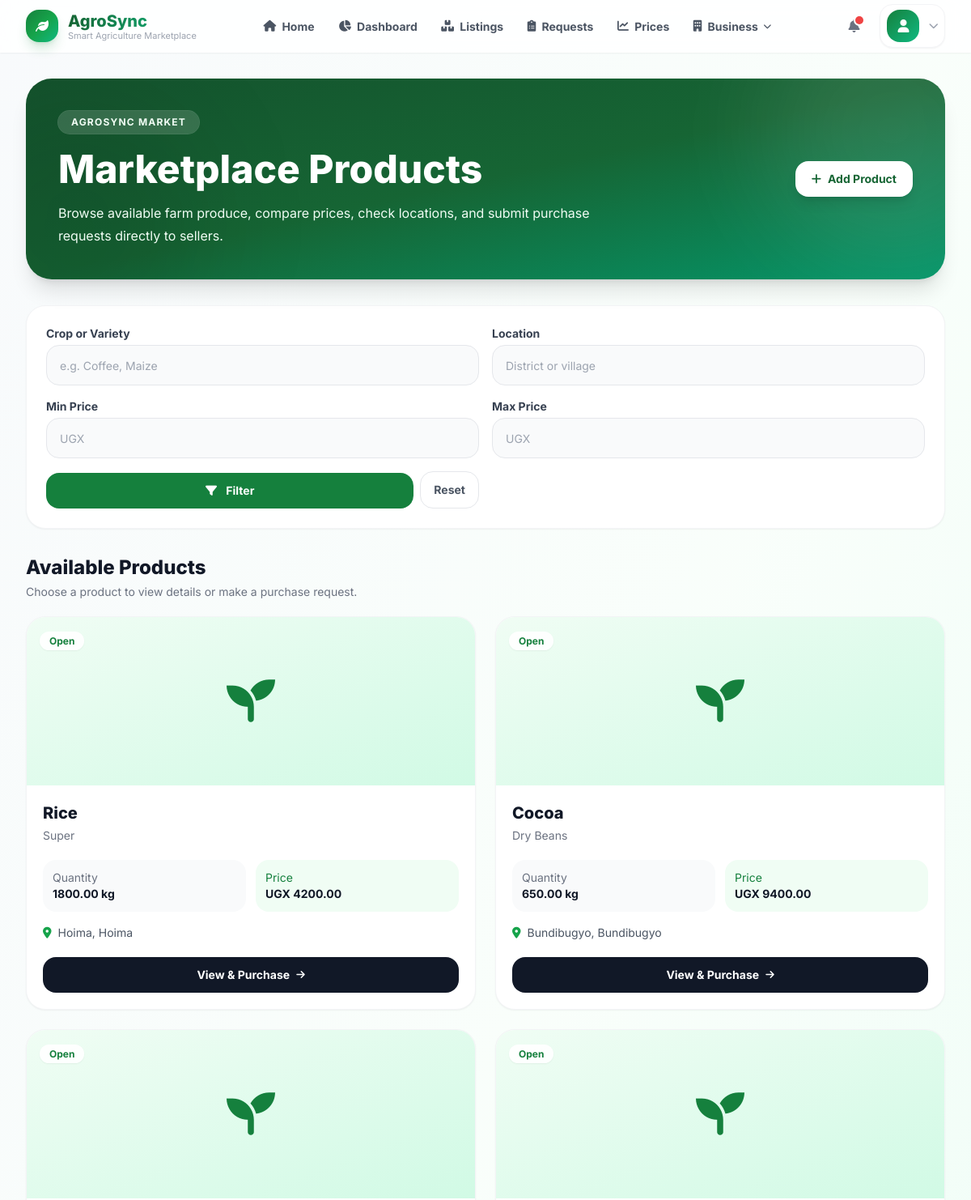
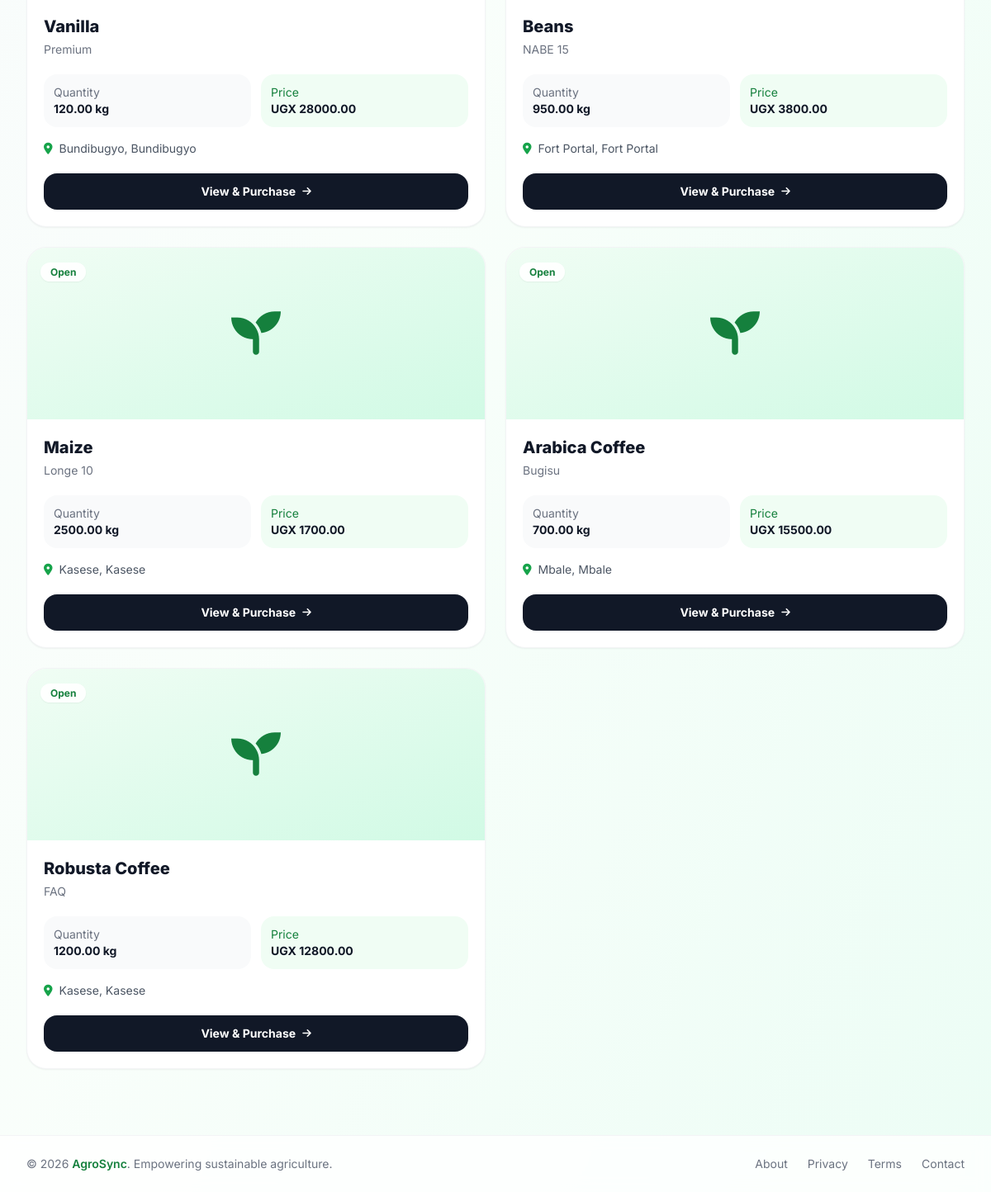
The page /marketplace/listings/ (signed in) on the database its author committed (2 pictures, top to bottom).
### marketplace/models.py (models this page shows, shortened)
class ProduceListing(BaseModel):
    farmer = models.ForeignKey(
        settings.AUTH_USER_MODEL,
        on_delete=models.CASCADE,
        related_name="produce_listings"
    )
    farm = models.ForeignKey(
        Farm,
        on_delete=models.SET_NULL,
        null=True,
        blank=True,
        related_name="produce_listings"
    )
    crop_name = models.CharField(max_length=100)
    variety = models.CharField(max_length=100, blank=True, null=True)
    quality = models.CharField(max_length=100, blank=True, null=True)
    quantity = models.DecimalField(max_digits=12, decimal_places=2)
    unit = models.CharField(max_length=20, default="kg")
    expected_price = models.DecimalField(max_digits=12, decimal_places=2, blank=True, null=True)
    district = models.CharField(max_length=100)
    subcounty = models.CharField(max_length=100, blank=True, null=True)
    village = models.CharField(max_length=100, blank=True, null=True)
    latitude = models.DecimalField(max_digits=10, decimal_places=7, blank=True, null=True)
    longitude = models.DecimalField(max_digits=10, decimal_places=7, blank=True, null=True)
    available_from = models.DateField(blank=True, null=True)
    status = models.CharField(
        max_length=20,
        choices=ListingStatusChoices.choices,
        default=ListingStatusChoices.DRAFT
    )
    description = models.TextField(blank=True, null=True)
    class Meta:
        ordering = ["-created_at"]

### marketplace/views.py (the view)
# urls.py: path("listings/", views.listing_list, name="listing_list"),
@login_required
def listing_list(request):
    listings = ProduceListing.objects.filter(status="open").order_by("-created_at")
    search = request.GET.get("q")
    location = request.GET.get("location")
    min_price = request.GET.get("min_price")
    max_price = request.GET.get("max_price")
    if search:
        listings = listings.filter(
            Q(crop_name__icontains=search) |
            Q(variety__icontains=search) |
            Q(description__icontains=search)
        )
    if location:
        listings = listings.filter(
            Q(district__icontains=location) |
            Q(subcounty__icontains=location) |
            Q(village__icontains=location)
        )
    if min_price:
        listings = listings.filter(expected_price__gte=min_price)
    if max_price:
        listings = listings.filter(expected_price__lte=max_price)
    return render(request, "marketplace/listing_list.html", {"listings": listings})

### templates/marketplace/listing_list.html (shortened to what this page needs)
{% extends "base.html" %}
{% block content %}
<div class="space-y-8">
    <section class="relative overflow-hidden rounded-[32px] bg-gradient-to-br from-green-900 via-green-800 to-emerald-600 p-6 sm:p-8 lg:p-10 text-white shadow-xl">
        <div class="absolute -bottom-24 -left-24 h-80 w-80 rounded-full bg-black/10 blur-3xl"></div>
        <div class="relative flex flex-col lg:flex-row lg:items-center lg:justify-between gap-8">
            <div class="max-w-3xl">
                <span class="inline-flex rounded-full bg-white/15 px-4 py-1.5 text-xs font-bold uppercase tracking-widest text-green-50 ring-1 ring-white/20">
                    AgroSync Market
                </span>
                <h1 class="mt-5 text-3xl sm:text-4xl lg:text-5xl font-extrabold leading-tight">
                    Marketplace Products
                </h1>
                <p class="mt-4 max-w-2xl text-green-50 leading-7">
                    Browse available farm produce, compare prices, check locations,
                    and submit purchase requests directly to sellers.
                </p>
            </div>
            {% if request.user.account_type != "guest" %}
                <a href="{% url 'marketplace:listing_create' %}"
                   class="inline-flex items-center justify-center gap-2 rounded-2xl bg-white px-5 py-3 text-sm font-bold text-green-800 shadow-lg hover:bg-green-50 hover:-translate-y-0.5 transition">
                    <i class="fas fa-plus"></i>
                    Add Product
                </a>
            {% endif %}
        </div>
    </section>
    <section class="rounded-3xl border border-gray-100 bg-white p-5 sm:p-6 shadow-sm">
        <form method="get" class="grid grid-cols-1 md:grid-cols-2 xl:grid-cols-5 gap-4">
            <div>
                <label class="block text-sm font-bold text-gray-700 mb-1">
                    Crop or Variety
                </label>
                <input type="text"
                       name="q"
                       value="{{ request.GET.q }}"
                       placeholder="e.g. Coffee, Maize"
                       class="filter-input">
            </div>
            <div>
                <label class="block text-sm font-bold text-gray-700 mb-1">
                    Location
                </label>
                <input type="text"
                       name="location"
                       value="{{ request.GET.location }}"
                       placeholder="District or village"
                       class="filter-input">
            </div>
            <div>
                <label class="block text-sm font-bold text-gray-700 mb-1">
                    Min Price
                </label>
                <input type="number"
                       name="min_price"
                       value="{{ request.GET.min_price }}"
                       placeholder="UGX"
                       class="filter-input">
            </div>
            <div>
                <label class="block text-sm font-bold text-gray-700 mb-1">
                    Max Price
                </label>
                <input type="number"
                       name="max_price"
                       value="{{ request.GET.max_price }}"
                       placeholder="UGX"
                       class="filter-input">
            </div>
            <div class="flex items-end gap-2">
                <button class="flex-1 rounded-2xl bg-green-700 px-5 py-3 text-sm font-bold text-white hover:bg-green-800 transition">
                    <i class="fas fa-filter mr-2"></i>
                    Filter
                </button>
                <a href="{% url 'marketplace:listing_list' %}"
                   class="rounded-2xl border border-gray-200 px-4 py-3 text-sm font-bold text-gray-600 hover:bg-gray-50 transition">
                    Reset
                </a>
            </div>
        </form>
    </section>
    <section>
        <div class="flex items-center justify-between mb-5">
            <div>
                <h2 class="text-2xl font-extrabold text-gray-900">
                    Available Products
                </h2>
                <p class="text-sm text-gray-500 mt-1">
                    Choose a product to view details or make a purchase request.
                </p>
            </div>
        </div>
        <div class="grid grid-cols-1 gap-6 md:grid-cols-2 xl:grid-cols-3">
            {% for listing in listings %}
                <article class="group overflow-hidden rounded-3xl border border-gray-100 bg-white shadow-sm transition hover:-translate-y-1 hover:shadow-xl">
                    <div class="relative h-52 bg-gradient-to-br from-green-50 to-emerald-100 overflow-hidden">
                        {% with first_image=listing.images.first %}
                            {% if first_image %}
                                <img src="{{ first_image.image.url }}"
                                     alt="{{ listing.crop_name }}"
                                     class="h-full w-full object-cover transition duration-500 group-hover:scale-105">
                            {% else %}
                                <div class="flex h-full items-center justify-center text-green-700">
                                    <i class="fas fa-seedling text-6xl"></i>
                                </div>
                            {% endif %}
                        {% endwith %}
                        <div class="absolute left-4 top-4">
                            <span class="rounded-full bg-white/90 backdrop-blur px-3 py-1 text-xs font-bold capitalize text-green-700 shadow-sm">
                                {{ listing.status }}
                            </span>
                        </div>
                    </div>
                    <div class="p-5">
                        <div class="flex items-start justify-between gap-3">
                            <div>
                                <h3 class="text-xl font-extrabold text-gray-900">
                                    {{ listing.crop_name }}
                                </h3>
                                <p class="text-sm text-gray-500 mt-1">
                                    {{ listing.variety|default:"Standard grade" }}
                                </p>
                            </div>
                        </div>
                        <div class="mt-5 grid grid-cols-2 gap-3 text-sm">
                            <div class="rounded-2xl bg-gray-50 p-3">
                                <p class="text-gray-500">Quantity</p>
                                <p class="font-bold text-gray-900">
                                    {{ listing.quantity }} {{ listing.unit }}
                                </p>
                            </div>
                            <div class="rounded-2xl bg-green-50 p-3">
                                <p class="text-green-700">Price</p>
                                <p class="font-bold text-gray-900">
                                    UGX {{ listing.expected_price|default:"Open" }}
                                </p>
                            </div>
                        </div>
                        <p class="mt-4 flex items-center gap-2 text-sm text-gray-600">
                            <i class="fas fa-location-dot text-green-600"></i>
                            {{ listing.village|default:listing.subcounty|default:listing.district }}, {{ listing.district }}
                        </p>
                        <a href="{% url 'marketplace:listing_detail' listing.pk %}"
                           class="mt-5 inline-flex w-full items-center justify-center gap-2 rounded-2xl bg-gray-900 px-4 py-3 text-sm font-bold text-white hover:bg-green-700 transition">
                            View & Purchase
                            <i class="fas fa-arrow-right text-xs"></i>
                        </a>
                    </div>
                </article>
            {% endfor %}
        </div>
    </section>
</div>
{% endblock %}

### rows shown on the page
ProduceListing: status "Open", crop_name "Rice", variety "Super", quantity "1800.00", unit "kg", expected_price "4200.00", village "Hoima", district "Hoima"
ProduceListing: status "Open", crop_name "Cocoa", variety "Dry Beans", quantity "650.00", unit "kg", expected_price "9400.00", village "Bundibugyo", district "Bundibugyo"
ProduceListing: status "Open", crop_name "Vanilla", variety "Premium", quantity "120.00", unit "kg", expected_price "28000.00", village "Bundibugyo", district "Bundibugyo"
ProduceListing: status "Open", crop_name "Beans", variety "NABE 15", quantity "950.00", unit "kg", expected_price "3800.00", village "Fort Portal", district "Fort Portal"
ProduceListing: status "Open", crop_name "Maize", variety "Longe 10", quantity "2500.00", unit "kg", expected_price "1700.00", village "Kasese", district "Kasese"
ProduceListing: status "Open", crop_name "Arabica Coffee", variety "Bugisu", quantity "700.00", unit "kg", expected_price "15500.00", village "Mbale", district "Mbale"
ProduceListing: status "Open", crop_name "Robusta Coffee", variety "FAQ", quantity "1200.00", unit "kg", expected_price "12800.00", village "Kasese", district "Kasese"
